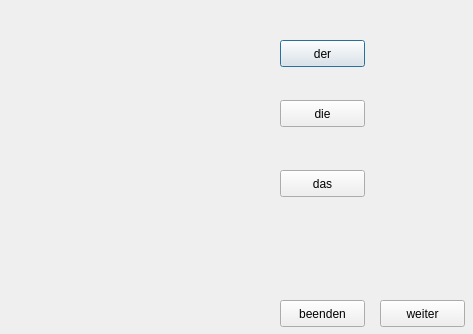
<?xml version="1.0" encoding="UTF-8"?>
<ui version="4.0">
 <class>Artikel</class>
 <widget class="QDialog" name="Artikel">
  <property name="geometry">
   <rect>
    <x>0</x>
    <y>0</y>
    <width>473</width>
    <height>334</height>
   </rect>
  </property>
  <property name="windowTitle">
   <string>Dialog</string>
  </property>
  <widget class="QPushButton" name="der_knopf">
   <property name="geometry">
    <rect>
     <x>280</x>
     <y>40</y>
     <width>85</width>
     <height>27</height>
    </rect>
   </property>
   <property name="text">
    <string>der</string>
   </property>
  </widget>
  <widget class="QPushButton" name="die_knopf">
   <property name="geometry">
    <rect>
     <x>280</x>
     <y>100</y>
     <width>85</width>
     <height>27</height>
    </rect>
   </property>
   <property name="text">
    <string>die</string>
   </property>
  </widget>
  <widget class="QPushButton" name="das_knopf">
   <property name="geometry">
    <rect>
     <x>280</x>
     <y>170</y>
     <width>85</width>
     <height>27</height>
    </rect>
   </property>
   <property name="text">
    <string>das</string>
   </property>
  </widget>
  <widget class="QLabel" name="wortfeld">
   <property name="geometry">
    <rect>
     <x>35</x>
     <y>69</y>
     <width>191</width>
     <height>41</height>
    </rect>
   </property>
   <property name="font">
    <font>
     <pointsize>12</pointsize>
     <weight>75</weight>
     <bold>true</bold>
    </font>
   </property>
   <property name="text">
    <string/>
   </property>
  </widget>
  <widget class="QLabel" name="tipfeld">
   <property name="geometry">
    <rect>
     <x>30</x>
     <y>150</y>
     <width>211</width>
     <height>111</height>
    </rect>
   </property>
   <property name="text">
    <string/>
   </property>
   <property name="wordWrap">
    <bool>true</bool>
   </property>
  </widget>
  <widget class="QPushButton" name="weiter_knopf">
   <property name="geometry">
    <rect>
     <x>380</x>
     <y>300</y>
     <width>85</width>
     <height>27</height>
    </rect>
   </property>
   <property name="text">
    <string>weiter</string>
   </property>
  </widget>
  <widget class="QPushButton" name="exit_knopf">
   <property name="geometry">
    <rect>
     <x>280</x>
     <y>300</y>
     <width>85</width>
     <height>27</height>
    </rect>
   </property>
   <property name="text">
    <string>beenden</string>
   </property>
  </widget>
 </widget>
 <resources/>
 <connections/>
</ui>
